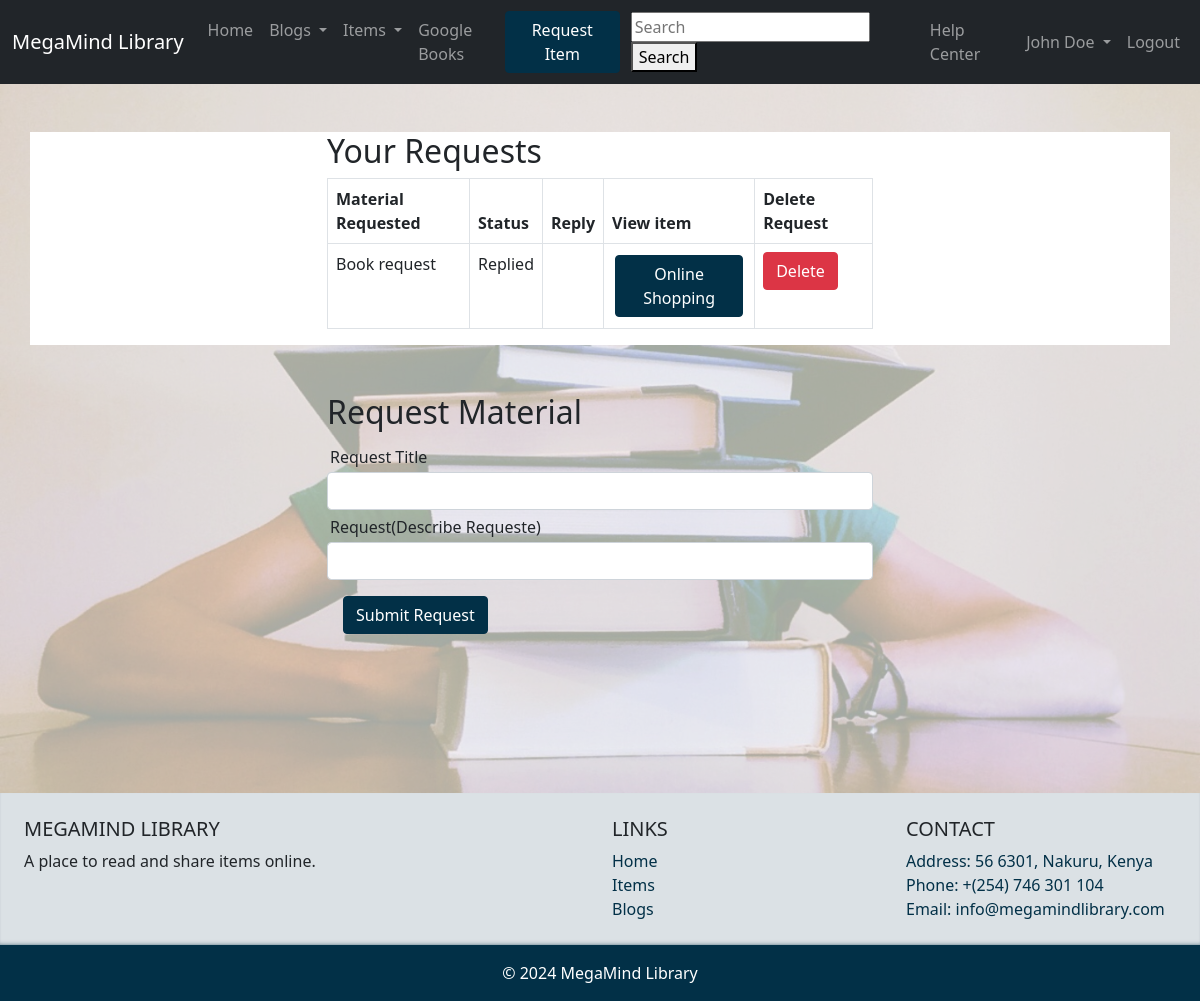
Page /request_material.php (signed in) on the committed database.
### tables this page shows
CREATE TABLE `requests` (
  `id` int(11) NOT NULL,
  `user_id` int(11) NOT NULL,
  `request_title` varchar(255) NOT NULL,
  `decline_reason` text NOT NULL,
  `created_at` datetime DEFAULT current_timestamp(),
  `status` varchar(255) NOT NULL DEFAULT 'pending',
  `item_title` varchar(255) DEFAULT NULL,
  `item_id` int(15) DEFAULT NULL,
  `admin_response` text DEFAULT NULL,
  `email` varchar(255) NOT NULL,
  `username` varchar(255) NOT NULL,
  `request` text NOT NULL
);

### notifications.php (the view, shortened to what this page needs)
<?php
$email = $_SESSION['email'];
$sql = "SELECT * FROM requests WHERE email='$email'";
$result = mysqli_query($conn, $sql);
if (mysqli_num_rows($result) > 0) {
?>
  <div class="container mt-5 bg-white">
    <div class="row">
      <div class="col-md-6 mx-auto">
        <h2>Your Requests</h2>
        <table class="table table-bordered">
          <thead>
            <tr>
              <th>Material Requested</th>
              <th>Status</th>
              <th>Reply</th>
              <th>View item</th>
              <th>Delete Request</th>
            </tr>
          </thead>
          <tbody>
            <?php
            while ($row = mysqli_fetch_assoc($result)) {
            ?>
              <tr>
                <td><?php echo $row['request_title']; ?></td>
                <td><?php echo ucfirst($row['status']); ?></td>
                <td><?php echo ucfirst($row['decline_reason']) . "<br>" . $row['admin_response']; ?></td>
                <?php if ($row['status'] == 'replied') {  ?>
                  <td><?php echo "<a href='inc/view_item.php?id=" . $row['item_id'] . "' class='btn btn-primary'>" . $row['item_title'] . "</a>"; ?>
                  </td>
                <?php } elseif ($row['status'] == 'pending') {
                  echo "<td>Wait for reply</td>";
                } else {
                  echo "<td>Request Rejected</td>";
                } ?>
                <td><a href="./inc/delete_request.php?id=<?php $request_id = $row['id'];
                                                          echo $request_id; ?>" class="btn btn-danger">Delete</a></td>
              </tr>
            <?php
            }
            ?>
          </tbody>
        </table>
      </div>
    </div>
  </div>
<?php
}
?>

### css/style.css (style rules this page uses)
body::before { content: ""; position: fixed; top: 0; right: 0; bottom: 0; left: 0; z-index: -1; background-image: url(./images/item_images/item-2.jpg); background-size: 100%; background-position: center center; background-attachment: fixed; opacity: 1; }
body { background-color: #f7f7f7; }
.btn-primary { background-color: #023047; border-color: #023047; margin: 3px; }

### request_material.php (style rules this page uses)
body { background-color: #f7f7f7; }
.btn-primary { background-color: #023047; border-color: #023047; margin: 3px; }
body::before { content: ""; position: fixed; top: 0; right: 0; bottom: 0; left: 0; z-index: -1; background-image: url(./images/item_images/item-2.jpg); background-size: 100%; background-position: center center; background-attachment: fixed; opacity: 0.4; }

### rows in the picture
requests: request_title "Book request", status "Replied", item_title "Online Shopping"

### other values in the picture
$_SESSION["username"] "John Doe"
